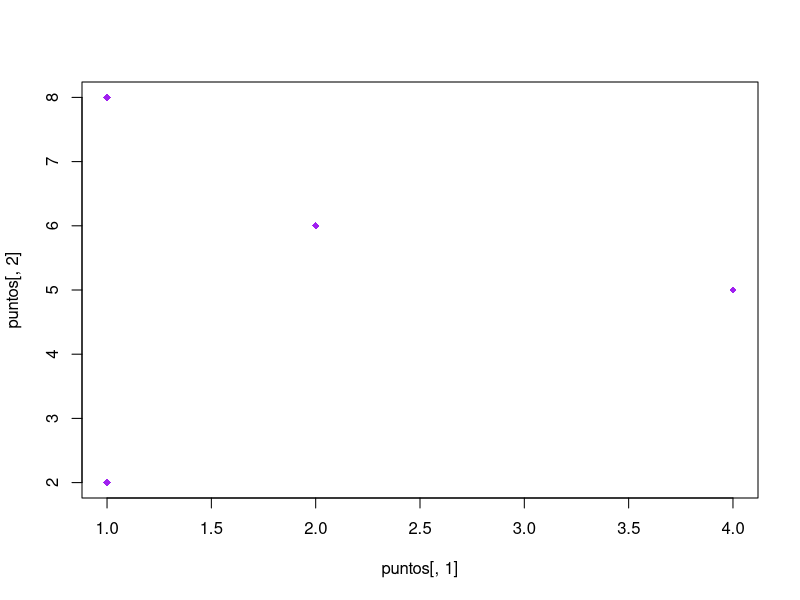

Write R code to recreate this figure. (Note: this script raises an error after producing the figure.)


#Función que pinta puntos
dibujarPuntos <- function(puntos){
  #Calculamos el número de puntos que tenemos
  plot(puntos[,1], puntos[,2], pch=18, col='purple')
}

#Calcula el número de puntos dado array bidimensional con 2 columnas de coordenadas, una para la x y otra para la y
calcularNumPuntos <- function(puntos){
  #Tenemos un array bidimensional de n coordenadas x y n coordenadas y por lo que tenemos una longitud 2n
  numPuntos <- length(puntos)/2 #Como tenemos 2n coordenadas tenemos n puntos
}#fin calcularNumPuntos


#Función que calcula el área de un triángulo dados sus tres vértices por fuerza bruta
estaALaDerecha <- function(A, B, C){
  return (det(matrix(c(A-B,A-C), nrow = 2, ncol=2)))
}#fin areaTriangulo

#Nos dan 3 o 4 puntos y devolvemos la envolvente conexa ordenada en sentido antihorario
envolventeConexaBase <- function(puntos){
  
  numPuntos <- calcularNumPuntos(puntos)
  envolvente <- matrix(c(0,0), ncol=2, byrow=T)
  
  for (i in 1:numPuntos-1){
    puntoA <- puntos[i,]
    puntoB <- punto[i+1,]
  } 
}

main <- function(){
  puntos = matrix( c(4,5 ,1,2, 1,8, 2,6), ncol=2, byrow=T)
  dibujarPuntos(puntos)
  print(puntos)
  puntos[1,] <- c(3,4)
  print(puntos)
  envolventeConexaBase(puntos)
}

main()